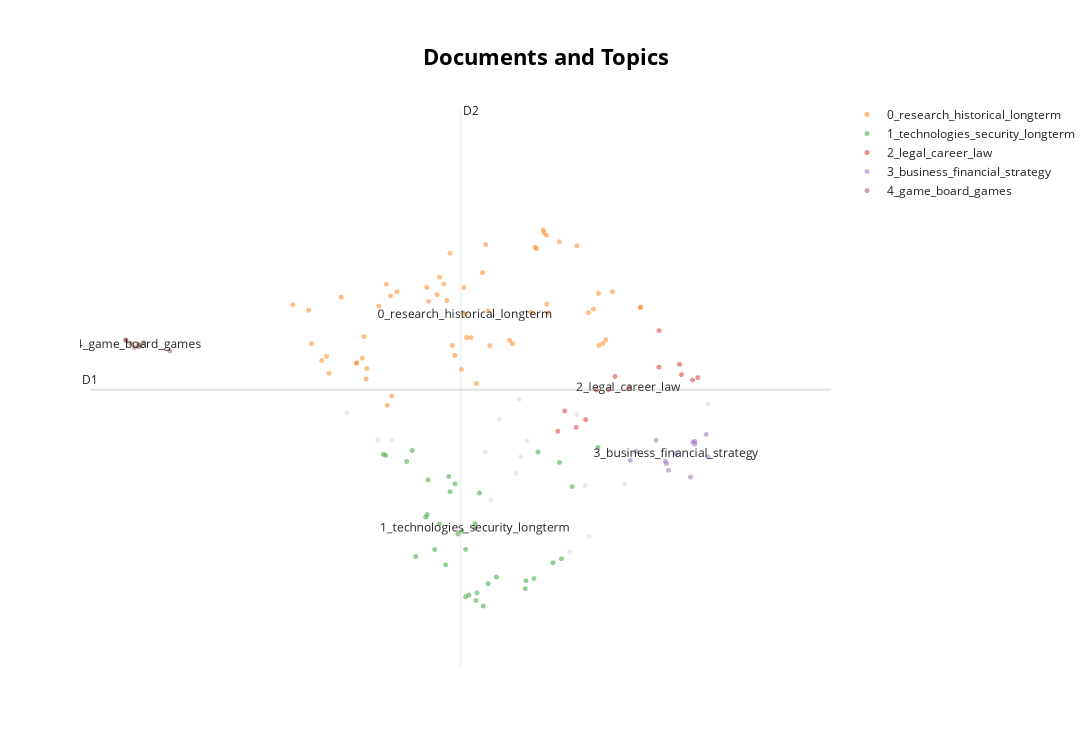

The code cell stored with this chart in its notebook:
### Code cell
topic_model.visualize_documents(docs, embeddings=embeddings)

### Figure 1 — Plotly figure (JSON) as saved in the notebook; plotly's stock layout.template omitted (floating-point values rounded to 4 significant figures)
{"data": [{"hoverinfo": "text", "hovertext": ["Artificial General Intelligence (AGI) Research. Looking up 'sparks of agi' may derive from a deep-rooted interest in the progress and discussions surrounding AGI.", "Exploring AutoGPT. Educating themselves about AI or programming for potential future use or general interest in technology.", "Professional Research. Detail-oriented inquiries into TEE, AWS, ISO 27001, domain searches, and Decentriq for work or long-term projects.", "Data Services Understanding. Seeking knowledge on data services, dime inc, and live ramp data onboarding for long-term data management and strategy", "Recommendation Systems Research. Conducts detailed research on recommendation systems, privacy-preserving techniques, and market sizes, likely for a business strategy or professional development.", "Tech Industry Professionals. Learning about key figures in tech and venture capital, possibly for network building or investment insights.", "Behavioral Advertising Research. Studying the impacts of behavioral advertising on consumer welfare, privacy concerns, and the influence of advertising on search engine bias.", "Solar storm 2023. Seeking information on an upcoming solar storm to prepare or satisfy long-term curiosity about solar events.", "Top Class Actions Website Value. Investigation into website's value for potential long-term business considerations.", "Supportive Partner Dynamics Research. Research on supportive partner dynamics and the complexities of gifted individuals in relationships, implying a commitment to long-term relationship management.", "Professional Industry Research. Researching industry professionals and systems for long-term knowledge in technology's role in government or healthcare.", "Legal Research. Looking into class actions databases and Gmail API as foundational work for longer-term legal projects.", "Personality Traits and Success. Exploring the relationship between agreeableness, disagreeableness, and success, suggesting long-term interest in personality research or personal development.", "Anthropic Co-Founders LinkedIn Profiles. Researching profiles of individuals associated with AI industry for networking or long-term informational purposes.", "Privacy and Data Security. Learning about data clean rooms and Decentriq, highlighting a proactive stance on privacy and data security issues", null], "marker": {"color": "#CFD8DC", "opacity": 0.5, "size": 5}, "mode": "markers+text", "name": "other", "showlegend": false, "type": "scattergl", "x": [4.293, 4.415, 5.283, 6.14, 6.106, 5.357, 6.454, 4.024, 7.182, 5.528, 5.502, 5.234, 6.031, 5.6, 5.972, 5.541], "y": [9.876, 9.873, 8.873, 8.247, 9.11, 10.23, 9.136, 10.33, 10.48, 10.56, 9.314, 9.677, 10.31, 9.861, 7.986, 9.59]}, {"hoverinfo": "text", "hovertext": ["Sam Altman's Favorite Bookstore. Seeking book recommendations potentially for a later visit or to engage in reading habits.", "Travel Planning. Proactive planning for a future trip including flights, airlines, Eurostar, and British Airways interests.", "Health and Wellness. Seeking information on sleep cycles to improve long-term sleep habits.", "Travel Planning. Travel preparation, possibly researching for future trips or accommodations.", "Alan Watts. Seeking philosophical knowledge or personal growth through engagement with Alan Watts' work.", "Food and Dietary Knowledge. Looking up cheese by protein content for diet planning or health considerations.", "L1 Visa Inquiry. Planning for future travel or immigration, or educating on visas for long-term planning.", "GDP per Capita Research. Shows long-term interest in economic standings for potential business or educational purposes.", "Research on Protestant Reformation Figures. The user is likely conducting research on historical figures associated with the Protestant Reformation, indicating an interest in obtaining knowledge about Philipp Melanchthon and Huldrych Zwingli from Italian-language sources.", "Italia 90. Expressing an interest in the history of soccer, specifically the FIFA World Cup in Italy in 1990.", "Justine Tunney and Occupy Wall Street. Seeking knowledge about individuals and movements for educational or personal long-term interest.", "Young Fathers. Interest in music for long-term cultural knowledge.", "Tourist Attractions Research. Planning for future travel to Saint Honore, Gardaland, and Xcaret Mexico.", "Quality of Life and Economic Comparisons. Searches relating to quality of life indices and economic comparisons that hint at consideration for relocation or investment.", "Event Planning Research. Exploring the costs associated with attending Burning Man indicates forward-thinking about participation in a future event.", "Investigating Educational Institution. Looking up information about École Supérieure des Arts Commerciales Angers, which indicates long-term planning related to education or career.", "Predictive Coding Theory Research. Studying predictive coding theory, potentially indicating continued academic interest or a deep personal curiosity.", "Lifex Paris Inquiry. Potential search for future living arrangements or understanding co-living spaces in Paris.", "Atlas Shrugged. Proactive engagement with literature, possibly for personal growth or long-term intellectual interest.", "Geological and Biological Research. Studying the age of the Earth, life on Earth, and island formations for broader educational purposes or long-term research projects.", "Personal Care Product Creation. Researching how to make lip balm, indicating a proactive DIY project interest.", "Decouple Podcast. Engaging with content related to personal development or professional skills enhancement.", "Smartwatch and Health Tracker Research. Signifies a proactive approach to personal health tracking or interest in technology advancement.", "Home Gym Equipment Research. Implies a long-term goal of fitness and lifestyle change with a focus on setting up a home gym.", "Historical Phrase Research. Looking up 'e pluribus unum', likely as part of a broader interest in history or philosophy.", "Historical Research. Indicates a proactive interest in learning about historical figures and events.", "Nuclear Energy Movies Research. Researching movies related to nuclear energy suggesting interest in long-term knowledge about nuclear power.", "Best Argentine movies - Ricardo Darín. Proactively expanding film knowledge or compiling a list of movies to watch.", "Historical and Personal Figures. Searching for individuals such as Mario Moretti and Minh Duc, indicating research for personal knowledge or academic interest.", "Economic Data Gathering. Looking into the economics of EU countries and UK GDP statistics indicates a broader interest in financial planning or macroeconomic study.", "Historical Economic Concepts. Exploration of the 'Dutch disease' in a historical context such as the Roman Empire may indicate an underlying long-term research interest.", "Philosophical Inquiry. Investigating the philosophical concept of amor fati possibly for personal development.", "Tax Brackets France. Long-term financial planning or consideration for relocation.", "Academic Status and Achievement. User researching academic honors, likely in pursuit of long-term educational goals.", "Immigration and Visa Planning. Research into different visa options and processes for immigrating to the USA, suggesting long-term life planning.", "World demographics. Researching world population ethnic breakdown pointing towards an interest in global demographics for long-term knowledge.", "80s Fashion Research. Looking up 80s style outfits and fashion which may indicate a long-term interest or event preparation.", "Film Director Research. Researching film director Yorgos Lanthimos, possibly for deepening understanding of contemporary cinema.", "Documentary Exploration. A proactive pursuit of educational content, seeking best documentaries to watch.", "Tax Declaration Research. Looking into the tax declaration process in France, a task typically done in preparation for a future responsibility.", "Self-Improvement Book Search. Looking up 'Clear Thinking' by Shane Parrish indicating a proactive interest in personal development.", "Solo Traveller Agencies and Join The Crew International. Proactive approach toward planning future travels or joining travel communities.", "Magnesium Glycinate vs Bisglycinate. Personal health management and wellness research.", "Learning Italian Verb Tenses. Part of a long-term goal to learn the Italian language or for language-related work.", "Historical Figures Research. Proactive learning about historical figures such as Anna Bolena and Carlo V.", "Language and Historical Research. Searching langue d'oil, showing intellectual curiosity or educational pursuit for long-term knowledge.", "Economic Research. Investigates the Gini coefficient, showing a desire to understand socio-economic trends over the long term.", "Alesia. Researching the historical or cultural significance of Alesia, indicative of interest in long-term knowledge acquisition.", "Western Roman Empire History. Engaging with historical subject matter such as the Western Roman Empire, aiming for long-term educational enrichment.", "Economic Research. An in-depth inquiry into the impact of large corporations on the economy suggesting preparation for a larger-scale project or self-education.", "Richard Socher. Potentially learning about AI or industry leaders for professional development or long-term knowledge acquisition.", "Historical/Personal Research. Proactive seeking of knowledge on historical figures and locations, possibly for educational purposes or deep personal interest.", "H-1B Visa Lottery History. Researching the history of the H-1B visa lottery for work-related immigration or policy understanding.", "Nuclear Reactors in Italy. Investigating nuclear reactors in Italy, perhaps as part of an ongoing study or interest in energy and environmental policies.", "Bench Press Research. Researching the effects of bench presses as part of a long-term fitness routine or goal.", "Population Growth and Ports. Researching demographic data and infrastructure, likely for educational or long-term professional reasons.", "5/3/1 for hypertrophy. A proactive search into workout programs, suggesting planning for a fitness regimen.", "Car sharing services in Malaga. Researching car sharing for possible future use, or long-term planning.", null], "marker": {"opacity": 0.5, "size": 5}, "mode": "markers+text", "name": "0_research_historical_longterm", "text": ["", "", "", "", "", "", "", "", "", "", "", "", "", "", "", "", "", "", "", "", "", "", "", "", "", "", "", "", "", "", "", "", "", "", "", "", "", "", "", "", "", "", "", "", "", "", "", "", "", "", "", "", "", "", "", "", "", "", "0_research_historical_longterm"], "textfont": {"size": 12}, "type": "scattergl", "x": [4.19, 6.179, 5.107, 5.635, 4.104, 5.444, 6.226, 5.881, 4.459, 3.549, 4.303, 3.865, 5.772, 6.034, 5.777, 5.045, 5.155, 6.347, 4.197, 5.209, 5.47, 4.413, 5.023, 4.967, 4.832, 4.811, 3.71, 3.844, 4.404, 5.768, 5.237, 4.156, 6.594, 4.896, 6.288, 5.667, 5.258, 3.801, 4.171, 6.589, 4.108, 6.135, 5.271, 3.971, 4.367, 4.871, 5.747, 4.722, 4.924, 5.74, 4.376, 4.736, 6.263, 3.686, 4.945, 5.682, 5.069, 6.224, 5.055], "y": [10.91, 12.08, 11.6, 12.03, 11.17, 11.56, 11.47, 13.22, 12.37, 12.15, 12.13, 11.0, 12.17, 13.15, 12.02, 12.45, 10.83, 12.38, 11.08, 12.69, 11.5, 10.61, 11.07, 11.3, 12.62, 12.32, 11.5, 11.28, 12.3, 13.33, 13.17, 11.26, 12.12, 12.23, 11.57, 13.13, 12.05, 11.22, 11.62, 12.1, 11.17, 12.02, 11.47, 12.28, 12.5, 12.51, 13.37, 12.45, 13.02, 13.41, 10.46, 12.21, 11.5, 12.06, 11.47, 13.1, 11.6, 12.35, 12.0]}, {"hoverinfo": "text", "hovertext": ["Programming Technologies Research. Gaining long-term knowledge about a tech stack involving Elixir and TypeScript.", "Zero-Knowledge Proofs Research. In-depth research into zero-knowledge proofs for authentication systems, indicating an intellectual pursuit or project planning.", "Web Scraping Project Research. Sustained interest in web scraping tools and technologies for an ongoing project or work.", "Software Security Solutions. Information on client-side OAuth2 and serverless OpenID Connect as part of developing secure long-term software solutions", "Secure Computing Research. Expanding expertise in Trusted Execution Environments, attestation, Azure enclave, and Open Enclave SDK.", "Docker Learning Progress. Research on Docker that may be part of long-term development learning or skills enhancement.", "Homomorphic Encryption. Deepening understanding of homomorphic encryption, indicating an initiative to gain long-term knowledge in computer science or data security.", "AI Technologies and Platforms. Exploring the latest developments in AI such as ChatGPT and GPT-4, reflecting forward-looking engagement with tech trends.", "Gmail Account and Data Ownership Research. Researching terms and conditions, data ownership, and privacy laws which indicate a proactive approach to understanding complex, long-term implications regarding personal data rights.", "Technological Standards Learning. Continued education regarding privacy-preserving technologies, standards, and their implementation in the field of cybersecurity.", "Tech Company and API Research. In-depth exploration of tech companies and email integration APIs like Context.IO and Nylas, indicating a long-term professional interest.", "NLP and Machine Learning. Researching topics like NLP data classification and GPT for skill development or long-term projects.", "Technology Research on Azure Confidential Computing. Learning about Azure's technologies suggests development of knowledge for secure computing that could apply to future projects or ensure current professional readiness.", "Data Onboarding and Technologies. Investigating data onboarding and related technology trends for ongoing learning or project development.", "Technology and Security Research. Deep dive into TEE, encryption, and processing technologies for long-term application in projects or enhancements.", "Left Join. Proactive learning for long-term technical growth in SQL database skills.", "Machine Learning and Collaborative Filtering Research. Queries collaborative filtering and related service providers, indicative of a proactive approach to machine learning application or project planning.", "ID Verification Technologies. Research into ID verification technologies and associated providers might reflect a proactive interest, potentially tied to a long-term project or business need.", "Azure Enclave and Related Searches. Looking into Azure enclave sockets, implying a professional or long-term interest in cloud services or IT work.", "Google KASA Assessment. Proactive work on improving long-term security practices in cloud services.", "Tech Development and Security. In-depth research on OAuth, Gmail API, and secure authentication indicating an ongoing software development project", "Google OAuth Consultancy. Seeking information about Google OAuth verification consultancy for future projects or business needs.", "OAuth and Security Framework Research. Investigating authentication protocols and security frameworks, suggesting proactive learning for professional development or future application security.", "Tim Berners-Lee and the Solid Project. Researching Sir Tim Berners-Lee, his work on the World Wide Web, and the Solid project for data privacy.", "Technical Knowledge on Privacy and Security. A search about zero knowledge proof openid, which might be for enhancing long-term professional knowledge.", "Differential Privacy. Essential understanding for long-term privacy engineering and policy design.", "Workplace Teamblind / Facebook Workplace - Blind. User seeking information on workplace community platforms, which could be part of broader research into industry practices.", "Diagramming with Lucidchart. Searches for Lucidchart diagramming solutions potentially relate to long-term project planning or optimization of workflows.", "AI and Technology Advancements. Exploring updates on GPT-4 to keep up with technological trends.", "Your Email Provider Identity YCombinator. Research into long-term implications of email providers on online identity.", "OAuth and System Integration. Developing or integrating authentication and authorization systems for sustained long-term use.", "Gmail API Policy and Privacy Data Derivation. Long-term interest in data privacy, security, and software development or integration with Google services.", "OpenID provider refusing. Strategic consideration of authentication solutions for long-term IT infrastructure.", "Exploration of Web Technologies. Inquiries into WebRTC, JavaScript-based web servers, and digital identity suggest a proactive desire to learn about and possibly implement these technologies for personal development or professional growth.", "Handling Privacy Measures. Proactively looking into user consent and data privacy practices, possibly in the context of Apple's App Tracking Transparency (ATT) framework.", null], "marker": {"opacity": 0.5, "size": 5}, "mode": "markers+text", "name": "1_technologies_security_longterm", "text": ["", "", "", "", "", "", "", "", "", "", "", "", "", "", "", "", "", "", "", "", "", "", "", "", "", "", "", "", "", "", "", "", "", "", "", "1_technologies_security_longterm"], "textfont": {"size": 12}, "type": "scattergl", "x": [4.913, 4.624, 5.182, 5.089, 4.995, 4.733, 4.79, 4.34, 5.658, 5.061, 5.694, 4.545, 5.026, 4.725, 4.831, 4.593, 5.994, 4.711, 5.143, 5.33, 5.257, 5.16, 5.061, 4.969, 4.885, 5.826, 6.219, 5.882, 4.361, 5.583, 5.15, 5.59, 5.215, 4.925, 5.9, 5.142], "y": [9.266, 7.917, 8.985, 7.268, 8.296, 9.205, 8.034, 9.636, 7.544, 8.035, 9.677, 9.517, 8.341, 8.623, 8.463, 9.702, 9.093, 8.581, 8.468, 7.57, 7.458, 7.304, 7.236, 9.141, 7.776, 7.809, 9.753, 9.5, 9.619, 7.374, 7.176, 7.508, 7.083, 9.007, 7.878, 8.396]}, {"hoverinfo": "text", "hovertext": ["Legal Proceedings Research. Researching class action legislation in Europe as part of professional development or academic studies.", "Legal Resources. Proactive search for legal databases and projects, indicating ongoing engagement with legal matters.", "Legal Preparation. Looking up employment lawyers in Paris may suggest a proactive approach to dealing with long-term legal aspects related to work or living status", "Employment-related legal searches. Researching employment law topics and connecting with lawyers for potential long-term legal assistance.", "Law Education and Career Transition. User considering future education in law post computer science degree, indicating long-term planning.", "Legal Research - Class Action Lawsuits. Ongoing legal research that suggests a deep interest or a long-term project.", "Google Customer and Software Roles. Proactive career planning or professional development.", "Legal Tech Innovation. Interest in AI-driven legal services hints at a long-term engagement with legal tech developments.", "Career Planning and Job Search. User searching for jobs and planning for a future career in legal technology.", "Career Advancement Inquiry. Inquiries related to qualifications for becoming a senior software engineer indicating career development aspirations.", "Staying Motivated in a Big Corporation. Long-term career development and motivation strategies.", "Career Satisfaction and Business Marketing Strategy. Exploration of job satisfaction with a focus on working in large corporations and strategies for advertising for small businesses.", "Employment Law Research. Extensive searches related to different aspects of employment law, indicating a need for understanding that likely pertains to long-term career planning or resolving legal issues.", null], "marker": {"opacity": 0.5, "size": 5}, "mode": "markers+text", "name": "2_legal_career_law", "text": ["", "", "", "", "", "", "", "", "", "", "", "", "", "2_legal_career_law"], "textfont": {"size": 12}, "type": "scattergl", "x": [7.093, 6.95, 6.754, 6.753, 6.368, 7.047, 5.868, 6.206, 6.312, 5.927, 6.112, 6.028, 6.933, 6.489], "y": [10.93, 10.98, 11.72, 11.1, 10.95, 10.89, 10.03, 10.72, 10.73, 10.37, 10.22, 10.09, 11.15, 10.76]}, {"hoverinfo": "text", "hovertext": ["Entrepreneurship and Business Planning. Research on International Entrepreneur Rule, startup support services from tech giants, and long-term business strategy", "Nylas Valuation and Related Searches. Investigating the valuation of Nylas as part of long-term business research or investment strategy.", "Strategic Business Information. Examining Plaid fintech and differences in business data models for strategic understanding.", "Website builder comparisons. Looking into different website builders such as Webflow and Squarespace for planning a long-term project or business.", "Stock Market Checks. Investigating multiple stock prices, suggesting ongoing investment tracking or research for long term financial planning.", "Financial services research. Exploring financial planning and investment options with a visit to an asset management company's website.", "Financial Platforms Long-term Planning. Investigating financial services platforms for long-term market analysis or strategy development.", "Recommendation Engine Startups and Y Combinator. Information gathering related to startup accelerators and recommendation engine startups for long-term entrepreneurial strategies.", "Business Strategy and Development. Research on commoditizing complements, activist investors, and startup activism related to business strategy.", "Company Research on Crunchbase. Looking up company profiles, potentially for market research or investment planning.", "YouTube Business Study. Research on YouTube Premium, its revenue, subscription statistics, and history, as well as information about its founders, indicative of studying the digital platform's business model.", "Startup Funding and Incubation Research. Exploring Y Combinator application deadlines for long-term career or business goals.", null], "marker": {"opacity": 0.5, "size": 5}, "mode": "markers+text", "name": "3_business_financial_strategy", "text": ["", "", "", "", "", "", "", "", "", "", "", "", "3_business_financial_strategy"], "textfont": {"size": 12}, "type": "scattergl", "x": [6.837, 7.05, 7.03, 7.067, 7.068, 7.167, 7.181, 6.502, 6.808, 6.728, 6.819, 6.552, 6.901], "y": [9.37, 9.842, 9.254, 9.807, 9.855, 9.971, 9.594, 9.535, 9.518, 9.872, 9.479, 9.686, 9.649]}, {"hoverinfo": "text", "hovertext": ["Board Games Interest. Exploring board game mechanics and searching for the best 3X board games, reflecting an enduring interest and potentially a long-term hobby or passion.", "Learning and Planning - Here I Stand Game. Planning for leisure activities, learning game rules, and exploring virtual/board game versions for future use.", "Game Rules Study. Studying the rules of the game 'Here I Stand' as a hobby or long-term interest.", "Board Game Research. Several searches regarding the board game 'Here I Stand', revealing a keen interest and intention to learn and strategize for long-term engagement with the game.", "Long-term Engagement with Board Game Community. Engaging with board game rule discussions and community forums like BoardGameGeek suggests long-term interest and involvement.", "Board Games Research. Researching a variety of board games reveals a deep-seated hobby in wargames and strategic board games.", "Human Body Control in Blender. Exploring 3D animation with Blender, suggesting engagement in a long-term project or educational pursuit.", "Board Game Proficiency. Deep engagement with 'Here I Stand', including strategies and game mechanics.", null], "marker": {"opacity": 0.5, "size": 5}, "mode": "markers+text", "name": "4_game_board_games", "text": ["", "", "", "", "", "", "", "", "4_game_board_games"], "textfont": {"size": 12}, "type": "scattergl", "x": [2.087, 2.244, 2.212, 2.198, 2.13, 2.086, 2.472, 2.162, 2.199], "y": [11.56, 11.52, 11.47, 11.45, 11.51, 11.56, 11.38, 11.44, 11.49]}], "layout": {"annotations": [{"showarrow": false, "text": "D1", "x": 1.773, "y": 10.72, "yshift": 10}, {"showarrow": false, "text": "D2", "x": 5.016, "xshift": 10, "y": 15.43}], "height": 750, "shapes": [{"line": {"color": "#CFD8DC", "width": 2}, "type": "line", "x0": 5.016, "x1": 5.016, "y0": 6.021, "y1": 15.43}, {"line": {"color": "#9E9E9E", "width": 2}, "type": "line", "x0": 1.773, "x1": 8.259, "y0": 10.72, "y1": 10.72}], "title": {"font": {"color": "Black", "size": 22}, "text": "<b>Documents and Topics</b>", "x": 0.5, "xanchor": "center", "yanchor": "top"}, "width": 1200, "xaxis": {"visible": false}, "yaxis": {"visible": false}}}
